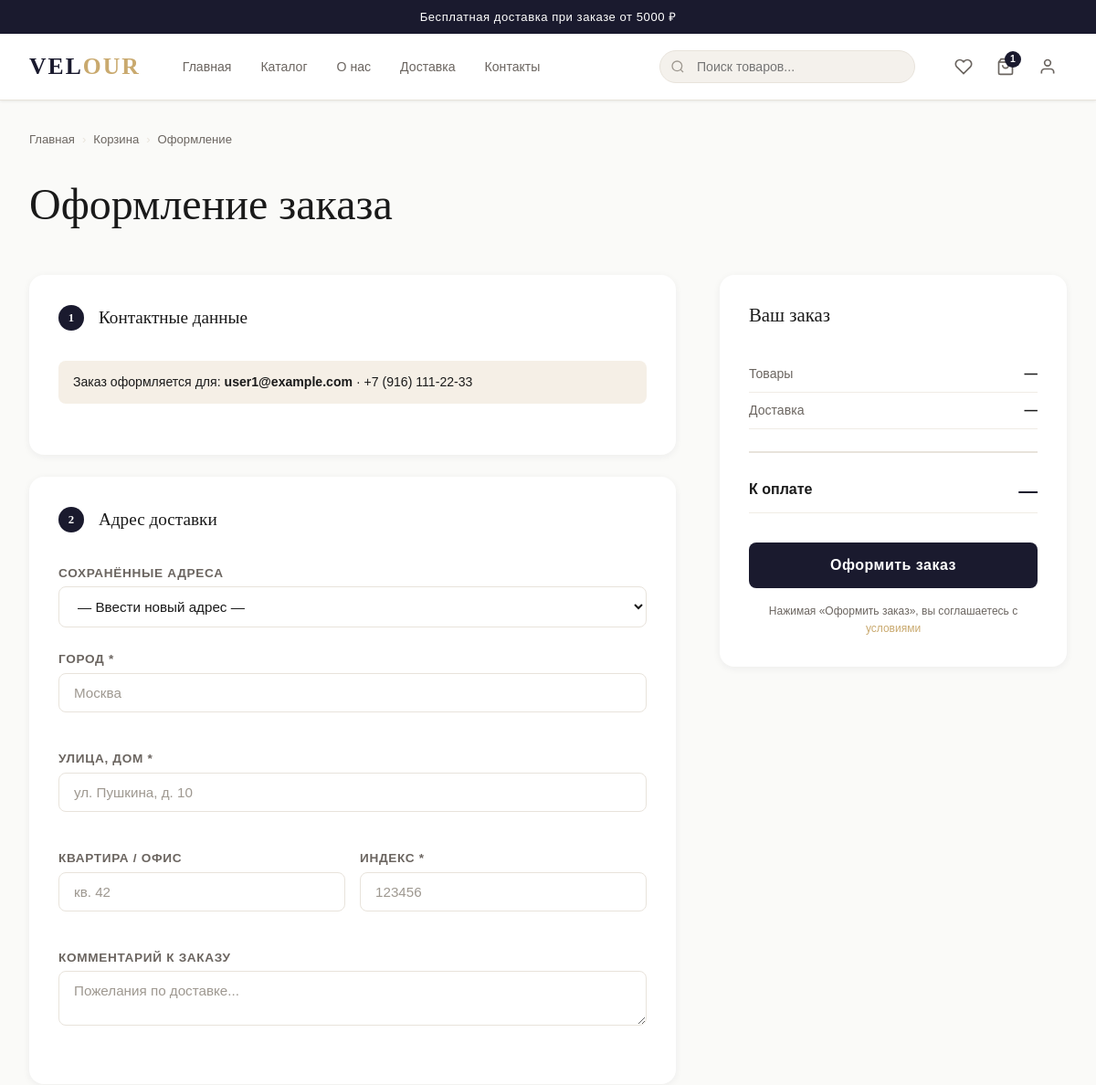
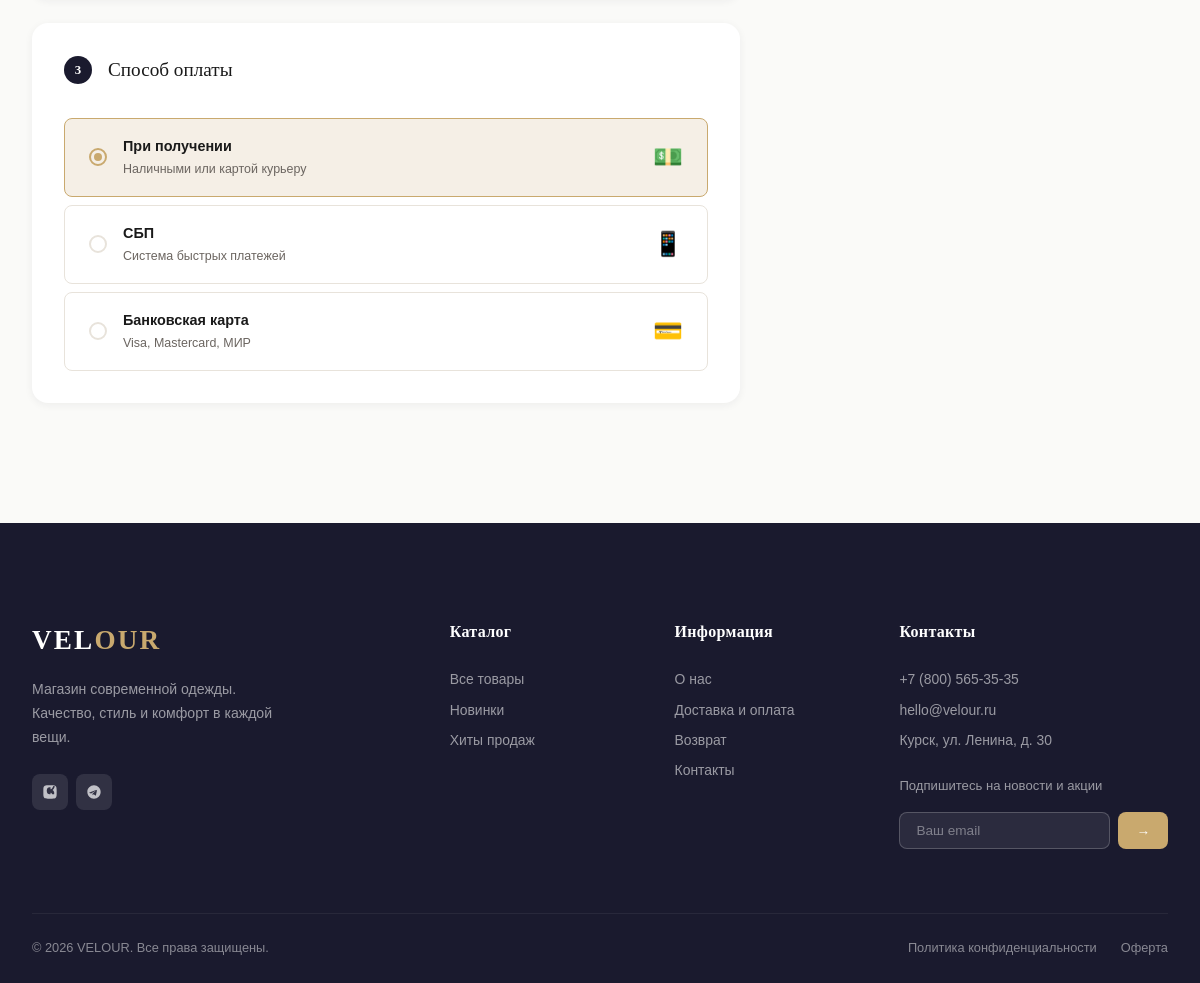
The app's page /orders/checkout/ (signed in) with its own data (2 pictures, top to bottom).
### apps/pages/models.py (models this page shows, shortened)
class SiteSettings(models.Model):
    site_name = models.CharField(max_length=100, default='Magazin Odejdi')
    site_description = models.TextField(blank=True)
    phone = models.CharField(max_length=30, blank=True)
    email = models.EmailField(blank=True)
    address = models.CharField(max_length=255, blank=True)
    vk_url = models.URLField(blank=True)
    telegram_url = models.URLField(blank=True)
    instagram_url = models.URLField(blank=True)
    delivery_info = models.TextField(blank=True, verbose_name='Информация о доставке')
    return_policy = models.TextField(blank=True, verbose_name='Политика возврата')
    free_delivery_from = models.DecimalField(max_digits=10, decimal_places=2, default=5000,
                                             verbose_name='Бесплатная доставка от (руб)')
    class Meta:
        verbose_name = 'Настройки сайта'
        verbose_name_plural = 'Настройки сайта'
    @classmethod
    def get(cls):
        obj, _ = cls.objects.get_or_create(pk=1)
        return obj

### apps/accounts/models.py (models this page shows, shortened)
class User(AbstractUser):
    class Role(models.TextChoices):
        CUSTOMER = 'customer', 'Покупатель'
        MANAGER = 'manager', 'Менеджер'
        ADMIN = 'admin', 'Администратор'
    email = models.EmailField(unique=True)
    role = models.CharField(max_length=20, choices=Role.choices, default=Role.CUSTOMER)
    phone = models.CharField(max_length=20, blank=True)
    avatar = models.ImageField(upload_to='avatars/', blank=True, null=True)
    email_confirmed = models.BooleanField(default=False)
    email_confirm_token = models.CharField(max_length=64, blank=True)
    USERNAME_FIELD = 'email'
    REQUIRED_FIELDS = ['username']
    class Meta:
        verbose_name = 'Пользователь'
        verbose_name_plural = 'Пользователи'

### apps/orders/views.py (the view)
# urls.py: path('checkout/', views.CheckoutView.as_view(), name='checkout'),
class CheckoutView(TemplateView):
    template_name = 'orders/checkout.html'
    def get_context_data(self, **kwargs):
        ctx = super().get_context_data(**kwargs)
        if self.request.user.is_authenticated:
            ctx['addresses'] = self.request.user.addresses.all()
        return ctx

### apps/cart/context_processors.py (called while the page is built)
def cart_count(request):
    count = 0
    try:
        if request.user.is_authenticated:
            cart = Cart.objects.filter(user=request.user).first()
        else:
            key = request.session.get('cart_session_key')
            cart = Cart.objects.filter(session_key=key).first() if key else None
        if cart:
            count = cart.count
    except Exception:
        pass
    return {'cart_count': count}

### apps/cart/models.py (called while the page is built)
    @property
    def count(self):
        return sum(item.quantity for item in self.items.all())

### apps/pages/context_processors.py (called while the page is built)
def site_settings(request):
    try:
        settings = SiteSettings.get()
    except Exception:
        settings = None
    return {'site_settings': settings}

### templates/orders/checkout.html (shortened to what this page needs)
{% extends "base.html" %}
{% load static %}
{% block content %}
<div class="container" style="padding-top:var(--space-xl);padding-bottom:var(--space-4xl)">
  <div class="breadcrumb">
    <a href="/">Главная</a><span class="breadcrumb-sep">›</span>
    <a href="/cart/">Корзина</a><span class="breadcrumb-sep">›</span>
    <span>Оформление</span>
  </div>
  <h1 style="margin-bottom:var(--space-2xl)">Оформление заказа</h1>
  <form id="checkout-form">
    <div class="checkout-layout">
      <div>
        <div class="checkout-section">
          <div class="checkout-section-title">
            <div class="checkout-step-num">1</div>
            Контактные данные
          </div>
          {% if user.is_authenticated %}
          <div style="background:var(--color-accent-light);border-radius:var(--radius-md);padding:12px 16px;font-size:.88rem;margin-bottom:var(--space-lg)">
            Заказ оформляется для: <strong>{{ user.email }}</strong>
            {% if user.phone %} · {{ user.phone }}{% endif %}
          </div>
          {% endif %}
        </div>
        <div class="checkout-section">
          <div class="checkout-section-title">
            <div class="checkout-step-num">2</div>
            Адрес доставки
          </div>
          {% if user.is_authenticated and addresses %}
          <div class="form-group">
            <label class="form-label">Сохранённые адреса</label>
            <select id="saved-address-select" class="form-control">
              <option value="">— Ввести новый адрес —</option>
            </select>
          </div>
          {% endif %}
          <div style="display:grid;grid-template-columns:1fr 1fr;gap:var(--space-md)">
            <div class="form-group" style="grid-column:1/-1">
              <label class="form-label">Город *</label>
              <input type="text" name="delivery_city" id="delivery_city" class="form-control" placeholder="Москва" required>
            </div>
            <div class="form-group" style="grid-column:1/-1">
              <label class="form-label">Улица, дом *</label>
              <input type="text" name="delivery_street" id="delivery_street" class="form-control" placeholder="ул. Пушкина, д. 10" required>
            </div>
            <div class="form-group">
              <label class="form-label">Квартира / офис</label>
              <input type="text" name="delivery_apartment" id="delivery_apartment" class="form-control" placeholder="кв. 42">
            </div>
            <div class="form-group">
              <label class="form-label">Индекс *</label>
              <input type="text" name="delivery_postal_code" id="delivery_postal_code" class="form-control" placeholder="123456" required>
            </div>
            <div class="form-group" style="grid-column:1/-1">
              <label class="form-label">Комментарий к заказу</label>
              <textarea name="comment" class="form-control" rows="2" placeholder="Пожелания по доставке..."></textarea>
            </div>
          </div>
        </div>
        <div class="checkout-section">
          <div class="checkout-section-title">
            <div class="checkout-step-num">3</div>
            Способ оплаты
          </div>
          <div class="payment-methods">
            <label class="payment-method selected">
              <div class="payment-radio"></div>
              <div class="payment-method-info">
                <div class="payment-method-name">При получении</div>
                <div class="payment-method-desc">Наличными или картой курьеру</div>
              </div>
              <div style="font-size:1.5rem">💵</div>
            </label>
            <label class="payment-method">
              <div class="payment-radio"></div>
              <div class="payment-method-info">
                <div class="payment-method-name">СБП</div>
                <div class="payment-method-desc">Система быстрых платежей</div>
              </div>
              <div style="font-size:1.5rem">📱</div>
            </label>
            <label class="payment-method">
              <div class="payment-radio"></div>
              <div class="payment-method-info">
                <div class="payment-method-name">Банковская карта</div>
                <div class="payment-method-desc">Visa, Mastercard, МИР</div>
              </div>
              <div style="font-size:1.5rem">💳</div>
            </label>
          </div>
        </div>
      </div>
      <div>
        <div class="cart-summary" id="checkout-summary">
          <h3 class="summary-title">Ваш заказ</h3>
          <div class="summary-row">
            <span class="summary-row-label">Товары</span>
            <span class="summary-row-value summary-subtotal-val">—</span>
          </div>
          <div class="summary-row">
            <span class="summary-row-label">Доставка</span>
            <span class="summary-row-value summary-delivery-val">—</span>
          </div>
          <div class="summary-row summary-total">
            <span class="summary-row-label">К оплате</span>
            <span class="summary-row-value summary-total-val">—</span>
          </div>
          <button type="submit" class="btn btn-dark btn-block btn-lg" style="margin-top:var(--space-xl)">
            Оформить заказ
          </button>
          <div style="font-size:.75rem;color:var(--color-text-muted);text-align:center;margin-top:var(--space-md)">
            Нажимая «Оформить заказ», вы соглашаетесь с <a href="/terms/" style="color:var(--color-accent)">условиями</a>
          </div>
        </div>
      </div>
    </div>
  </form>
</div>
{% endblock %}

### templates/base.html (shortened to what this page needs)
<!DOCTYPE html>
<html lang="ru">
<head>
  {% load static %}
  <link rel="stylesheet" href="{% static 'css/fonts.css' %}">
  <link rel="stylesheet" href="{% static 'css/variables.css' %}">
  <link rel="stylesheet" href="{% static 'css/base.css' %}">
  <link rel="stylesheet" href="{% static 'css/header.css' %}">
  <link rel="stylesheet" href="{% static 'css/footer.css' %}">
  <link rel="stylesheet" href="{% static 'css/catalog.css' %}">
  <link rel="stylesheet" href="{% static 'css/pages.css' %}">
</head>
<body data-authenticated="{% if user.is_authenticated %}true{% else %}false{% endif %}">
  {% if site_settings and site_settings.delivery_info %}
  <div class="announcement-bar">
    <span>Бесплатная доставка при заказе от {{ site_settings.free_delivery_from|floatformat:0 }} ₽</span>
  </div>
  {% endif %}
  {% include "includes/header.html" %}
  <main style="flex:1">
    {% block content %}{% endblock %}
  </main>
  {% include "includes/footer.html" %}
</body>
</html>

### templates/includes/footer.html (shortened to what this page needs)
{% load static %}
<footer class="site-footer">
  <div class="container">
    <div class="footer-main">
      <div class="footer-brand">
        <a href="/" class="logo" style="font-family:var(--font-display);font-size:1.7rem;letter-spacing:.08em;color:#fff;margin-bottom:16px;display:block">VEL<span style="color:var(--color-accent)">OUR</span></a>
        <p class="footer-desc">
          {% if site_settings and site_settings.site_description %}
            {{ site_settings.site_description }}
          {% else %}
            Магазин современной одежды. Качество, стиль и комфорт в каждой вещи.
          {% endif %}
        </p>
        <div class="footer-socials">
          {% if site_settings and site_settings.vk_url %}
          <a href="{{ site_settings.vk_url }}" class="footer-social-link" target="_blank" rel="noopener" aria-label="ВКонтакте">
          </a>
          {% endif %}
          {% if site_settings and site_settings.telegram_url %}
          <a href="{{ site_settings.telegram_url }}" class="footer-social-link" target="_blank" rel="noopener" aria-label="Telegram">
          </a>
          {% endif %}
        </div>
      </div>
      <div>
        <div class="footer-col-title">Каталог</div>
        <div class="footer-links">
          <a href="/catalog/" class="footer-link">Все товары</a>
          <a href="/catalog/?is_new=true" class="footer-link">Новинки</a>
          <a href="/catalog/?is_featured=true" class="footer-link">Хиты продаж</a>
        </div>
      </div>
      <div>
        <div class="footer-col-title">Информация</div>
        <div class="footer-links">
          <a href="/about/" class="footer-link">О нас</a>
          <a href="/delivery/" class="footer-link">Доставка и оплата</a>
          <a href="/returns/" class="footer-link">Возврат</a>
          <a href="/contacts/" class="footer-link">Контакты</a>
        </div>
      </div>
      <div>
        <div class="footer-col-title">Контакты</div>
        {% if site_settings %}
        <div class="footer-links" style="margin-bottom:20px">
          {% if site_settings.phone %}<a href="tel:{{ site_settings.phone }}" class="footer-link">{{ site_settings.phone }}</a>{% endif %}
          {% if site_settings.email %}<a href="mailto:{{ site_settings.email }}" class="footer-link">{{ site_settings.email }}</a>{% endif %}
          {% if site_settings.address %}<span class="footer-link" style="cursor:default">{{ site_settings.address }}</span>{% endif %}
        </div>
        {% endif %}
        <div class="footer-newsletter">
          <div style="font-size:.82rem;opacity:.7;margin-bottom:10px">Подпишитесь на новости и акции</div>
          <form class="footer-newsletter-form newsletter-form">
            <input type="email" name="email" placeholder="Ваш email" class="footer-newsletter-input" required>
            <button type="submit" class="footer-newsletter-btn">→</button>
          </form>
        </div>
      </div>
    </div>
    <div class="footer-bottom">
      <span>© {% now "Y" %} {% if site_settings %}{{ site_settings.site_name }}{% else %}VELOUR{% endif %}. Все права защищены.</span>
      <div class="footer-bottom-links">
        <a href="/privacy/">Политика конфиденциальности</a>
        <a href="/terms/">Оферта</a>
      </div>
    </div>
  </div>
</footer>

### static/css/variables.css (style rules this page uses)
:root { --color-primary: #1a1a2e; --color-primary-light: #16213e; --color-accent: #c9a96e; --color-accent-hover: #b8915a; --color-accent-light: #f5efe6; --color-white: #ffffff; --color-bg: #fafaf8; --color-bg-alt: #f4f1ec; --color-border: #e8e3db; --color-border-light: #f0ece5; --color-text: #1a1a1a; --color-text-muted: #6b6560; --color-text-light: #9e9890; --color-success: #2d7a4e; --color-error: #c0392b; --color-warning: #d68910; --font-main: 'Manrope', sans-serif; --font-display: 'Cormorant Garamond', serif; --space-xs: 4px; --space-sm: 8px; --space-md: 16px; --space-lg: 24px; --space-xl: 32px; --space-2xl: 48px; --space-3xl: 64px; --space-4xl: 96px; --container-max: 1400px; --header-h: 72px; --radius-sm: 4px; --radius-md: 8px; --radius-lg: 16px; --radius-full: 999px; --shadow-sm: 0 1px 3px rgba(0,0,0,.08); --shadow-md: 0 4px 16px rgba(0,0,0,.10); --shadow-lg: 0 8px 32px rgba(0,0,0,.14); --shadow-card: 0 2px 8px rgba(26,26,46,.06); --transition: 0.2s ease; --transition-slow: 0.4s ease; }

### static/css/base.css (style rules this page uses)
*, *::before, *::after { box-sizing: border-box; margin: 0; padding: 0; }
html { scroll-behavior: smooth; font-size: 16px; }
body { font-family: var(--font-main); color: var(--color-text); background: var(--color-bg); line-height: 1.6; min-height: 100vh; display: flex; flex-direction: column; overflow-x: hidden; }
a { color: inherit; text-decoration: none; }
button { cursor: pointer; border: none; background: none; font-family: inherit; }
input, select, textarea { font-family: inherit; }
.container { width: 100%; max-width: var(--container-max); margin: 0 auto; padding: 0 var(--space-xl); }
h1, h2, h3, h4, h5 { font-family: var(--font-display); font-weight: 500; line-height: 1.2; }
h1 { font-size: clamp(2rem, 4vw, 3.5rem); }
h3 { font-size: clamp(1.2rem, 2vw, 1.75rem); }
p { margin-bottom: var(--space-md); }
.btn { display: inline-flex; align-items: center; gap: var(--space-sm); padding: 12px 28px; border-radius: var(--radius-md); font-size: 0.9rem; font-weight: 600; letter-spacing: 0.03em; transition: var(--transition); white-space: nowrap; }
.btn-dark { background: var(--color-primary); color: var(--color-white); }
.btn-lg { padding: 16px 40px; font-size: 1rem; }
.btn-block { width: 100%; justify-content: center; }
.form-group { margin-bottom: var(--space-lg); }
.form-label { display: block; font-size: 0.85rem; font-weight: 600; color: var(--color-text-muted); margin-bottom: var(--space-xs); text-transform: uppercase; letter-spacing: 0.05em; }
.form-control { width: 100%; padding: 12px 16px; border: 1.5px solid var(--color-border); border-radius: var(--radius-md); font-size: 0.95rem; background: var(--color-white); color: var(--color-text); transition: var(--transition); outline: none; }
.form-control::placeholder { color: var(--color-text-light); }
.breadcrumb { display: flex; align-items: center; gap: var(--space-sm); font-size: 0.82rem; color: var(--color-text-muted); margin-bottom: var(--space-xl); }
.breadcrumb-sep { color: var(--color-border); }
@media (max-width: 1440px) { .container { padding: 0 var(--space-xl); } }

### static/css/header.css (style rules this page uses)
.logo { font-family: var(--font-display); font-size: 1.6rem; font-weight: 600; color: var(--color-primary); letter-spacing: 0.08em; flex-shrink: 0; white-space: nowrap; }
.logo span { color: var(--color-accent); }
.announcement-bar { background: var(--color-primary); color: var(--color-white); text-align: center; padding: 8px var(--space-md); font-size: 0.82rem; letter-spacing: 0.04em; overflow: hidden; }

### records on screen
SiteSettings: free_delivery_from "5000", site_description "Магазин современной одежды. Качество, стиль и комфорт в каждой вещи.", phone "+7 (800) 565-35-35", email "hello@velour.ru", address "Курск, ул. Ленина, д. 30", site_name "VELOUR"
User: email "user1@example.com", phone "+7 (916) 111-22-33"

### other values on screen
{{ cart_count }} "1"
